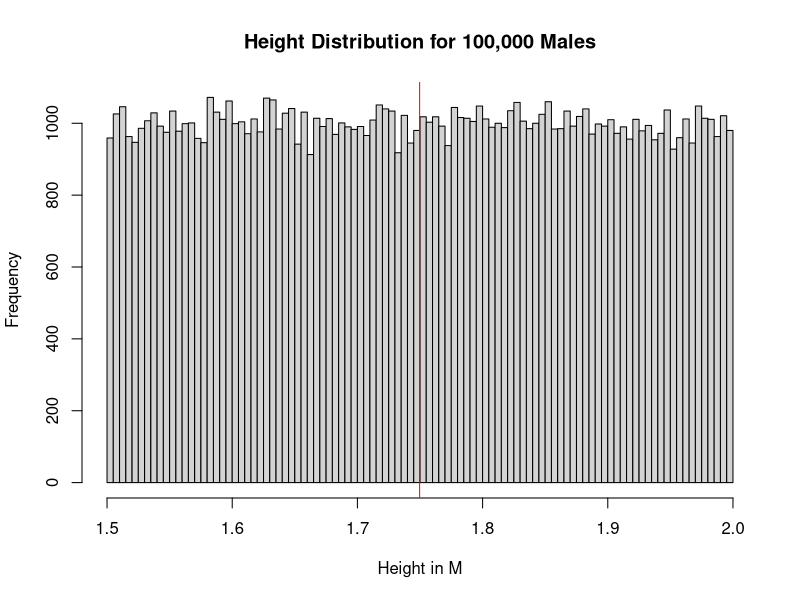
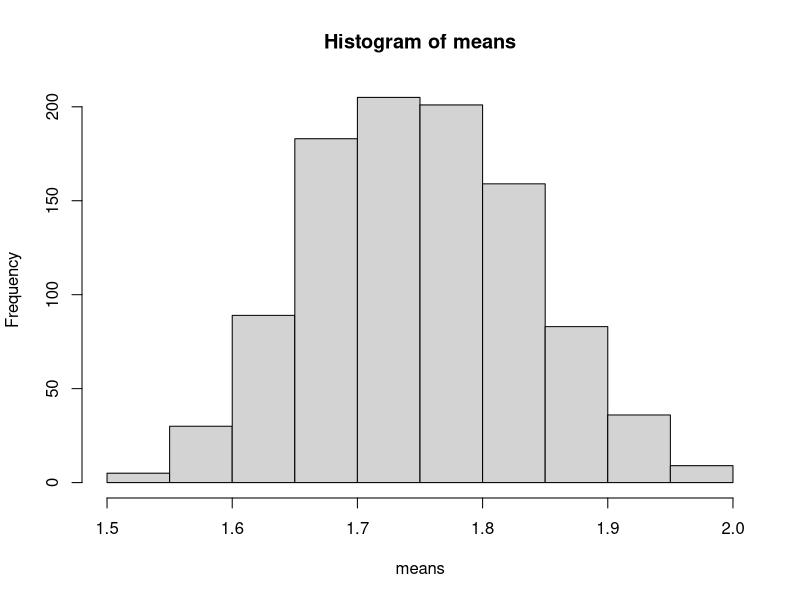
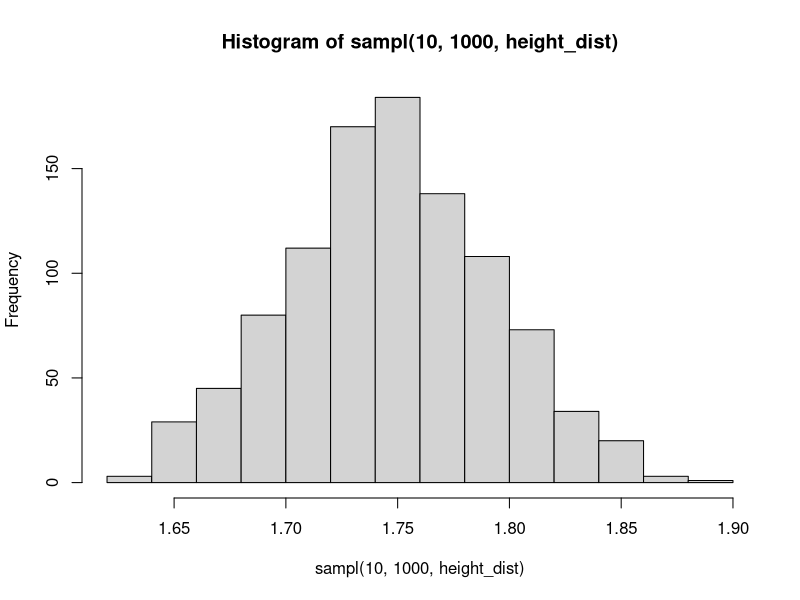
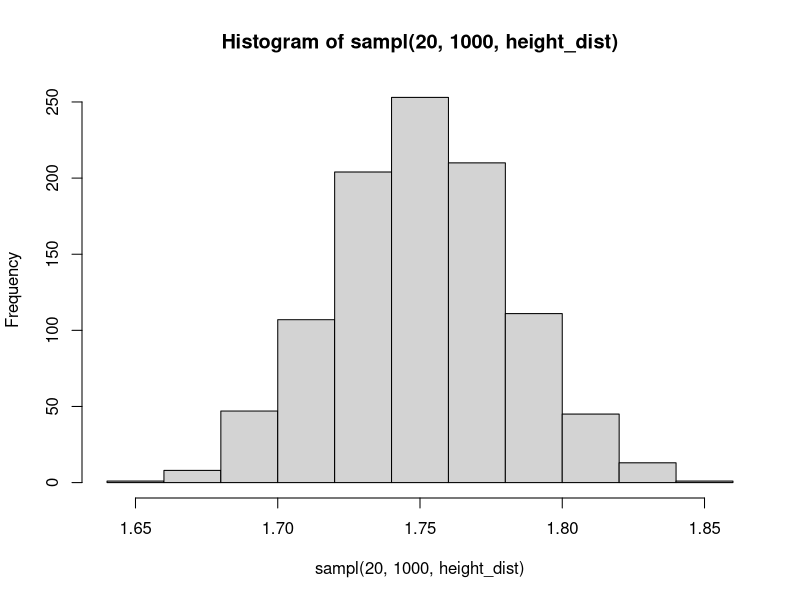
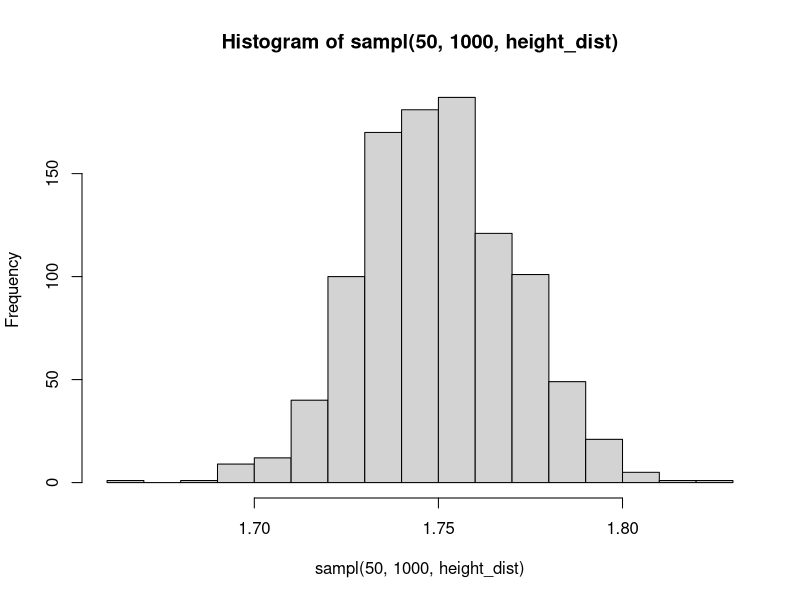

Write the R code that produced these figures, in order.
## ---- chunk 1
knitr::opts_chunk$set(fig.path='CLT/figs/')
## ---- chunk 2
height_dist <- runif(100000, 1.5, 2)
mean_height <- mean(height_dist)
hist(height_dist, 
     main = 'Height Distribution for 100,000 Males',
     xlab = 'Height in M',
     breaks = 100)
abline(v=mean_height,col="red")
## ---- chunk 3
# Function takes the sample size N, the number of sampling repetitions to complete and distribution to sample from

sampl <- function(n, reps, dist) {
  samples <- replicate(reps, sample(dist, n))
  sample_means <- colMeans(samples)
  return(sample_means)
}
## ---- chunk 4
means <- sampl(3, 1000, height_dist)
hist(means)
## ---- chunk 5
hist(sampl(10, 1000, height_dist))
## ---- chunk 6
hist(sampl(20, 1000, height_dist))
## ---- chunk 7
hist(sampl(50, 1000, height_dist))
